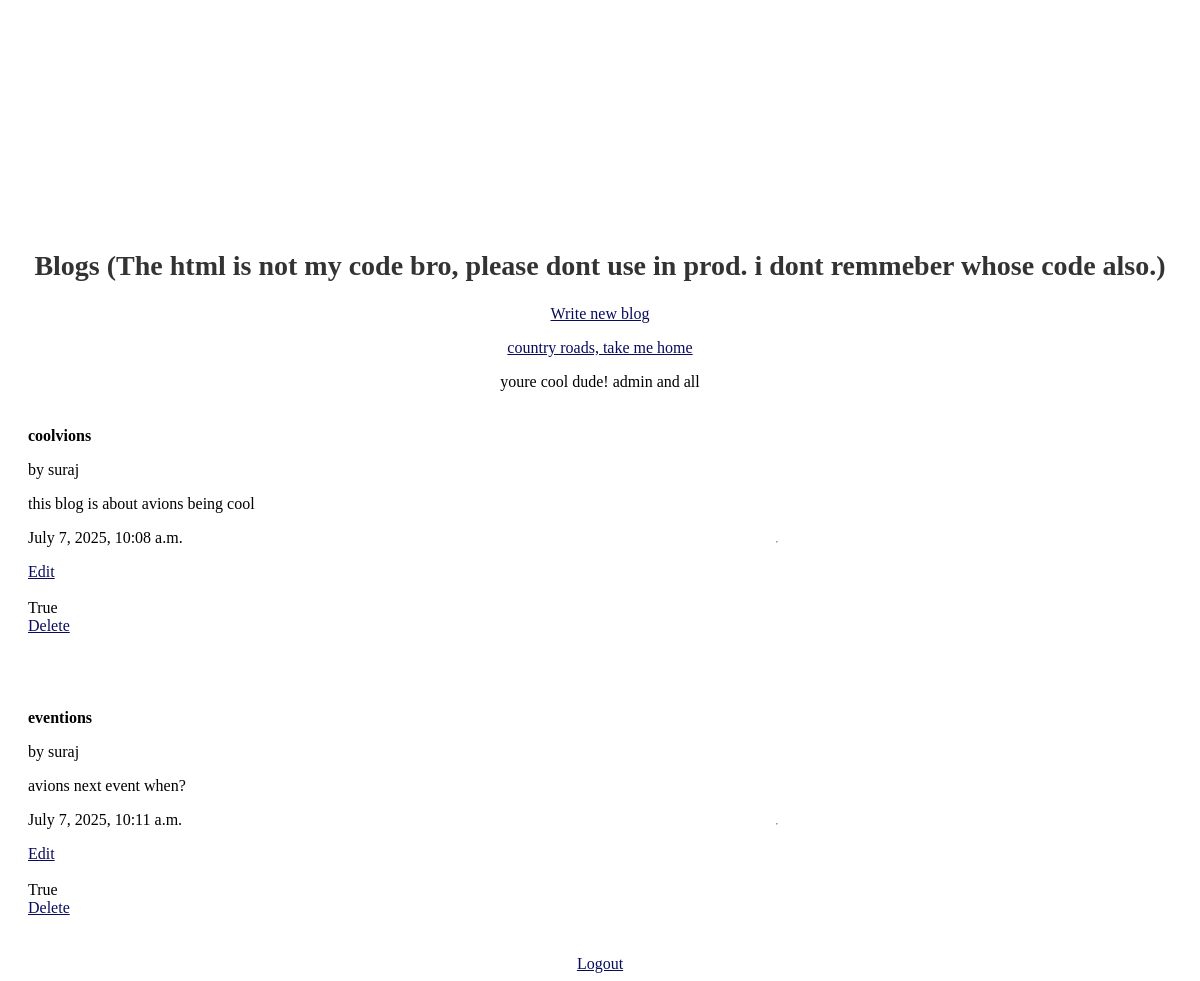
/blogs/ (signed in), run on the app's committed database.
### home/models.py (models this page shows, shortened)
class Blog(m.Model):
    title = m.CharField(max_length=100)
    desc = m.CharField(max_length=500)
    content = m.TextField()
    date_posted = m.DateTimeField(auto_now_add=True)
    date_edited = m.DateTimeField(auto_now=True)
    author = m.ForeignKey(User, on_delete=m.CASCADE)

### home/views.py (the view)
# urls.py: path('blogs/',views.render_blogs,name='blogs'),
def render_blogs(request):
    context={"is_superuser": False, "user": False,"blogs":[]}
    if request.user.is_authenticated:
        context["user"]=request.user
        if request.user.is_superuser:
            context["is_superuser"]=True
    for blog in Blog.objects.all():
        context["blogs"].append(blog)
    return render(request, 'blogs.html',context)

### templates/blogs.html (shortened to what this page needs)
    <h2>Blogs (The html is not my code bro, please dont use in prod. i dont remmeber whose code also.)</h2>
    {% if user %}
    <a href="new/">Write new blog</a>
    {% else %}
    <a href="{% url 'login' %}">login</a>
    {% endif %}
    <a href="{% url 'home' %}">country roads, take me home</a>
    {% if is_superuser %}
    <p>youre cool dude! admin and all</p>
    {% endif %}
    {% if blogs %}
    {% for i in blogs %}
    <div class="events-container">
        <a href="read/{{i.title}}" style="text-decoration: none; color:black;">
            <div class="event">
                <div class="event-text">
                    <p><strong>{{i.title}}</strong></p>
                    <p>by {{i.author}}</p>
                    <p>{{i.desc}}</p>
                    <p>{{i.date_posted}}</p>
                        {% if user %}
                        <a style="width:100px;" href="edit/{{i.title}}/">Edit</a>
                        <br>
                        {% endif %}
                        {% if is_superuser %}
                            <br>
                            {{is_superuser}}
                            <div><a href="delete/{{i.title}}/">Delete</a> </div>
                            <br>
                        {% endif %}
                </div>
            </div>
        </a>
        <hr>
    </div>
    {% endfor %}
    {% else %}
    No Blogs available right now.
    {% endif %}
{% block logout_button %}
    {% if request.user.is_authenticated %}
    <div class="header-right">
        <a class="logout-link" href="{% url 'logout' %}">Logout</a>
    </div>
    {% endif %}
{% endblock %}

### templates/blogs.html (style rules this page uses)
h2 { font-size: 28px; margin-top: 20px; color: #333; }
.events-container { display: flex; align-items: center; margin-top: 20px; text-align: center; width: 65%; }
.event { display: flex; align-items: center; text-align: left; margin-bottom: 20px; width: 200%; }
.event-text { margin-left: 20px; flex-grow: 1; width: 100%; max-width: 300px; overflow: hidden; }
a { color: #090b5c; }

### data on the page
Blog: title "coolvions", author "suraj", desc "this blog is about avions being cool", date_posted "July 7, 2025, 10:08 a.m.", is_superuser "True"
Blog: title "eventions", author "suraj", desc "avions next event when?", date_posted "July 7, 2025, 10:11 a.m.", is_superuser "True"
